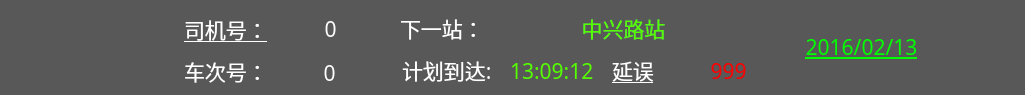
   <widget class="QFrame" name="frame_top">
    <property name="geometry">
     <rect>
      <x>0</x>
      <y>0</y>
      <width>1025</width>
      <height>95</height>
     </rect>
    </property>
    <property name="palette">
     <palette>
      <active>
       <colorrole role="WindowText">
        <brush brushstyle="SolidPattern">
         <color alpha="255">
          <red>255</red>
          <green>255</green>
          <blue>255</blue>
         </color>
        </brush>
       </colorrole>
       <colorrole role="Button">
        <brush brushstyle="SolidPattern">
         <color alpha="255">
          <red>88</red>
          <green>88</green>
          <blue>88</blue>
         </color>
        </brush>
       </colorrole>
       <colorrole role="Light">
        <brush brushstyle="SolidPattern">
         <color alpha="255">
          <red>132</red>
          <green>132</green>
          <blue>132</blue>
         </color>
        </brush>
       </colorrole>
       <colorrole role="Midlight">
        <brush brushstyle="SolidPattern">
         <color alpha="255">
          <red>110</red>
          <green>110</green>
          <blue>110</blue>
         </color>
        </brush>
       </colorrole>
       <colorrole role="Dark">
        <brush brushstyle="SolidPattern">
         <color alpha="255">
          <red>44</red>
          <green>44</green>
          <blue>44</blue>
         </color>
        </brush>
       </colorrole>
       <colorrole role="Mid">
        <brush brushstyle="SolidPattern">
         <color alpha="255">
          <red>58</red>
          <green>58</green>
          <blue>58</blue>
         </color>
        </brush>
       </colorrole>
       <colorrole role="Text">
        <brush brushstyle="SolidPattern">
         <color alpha="255">
          <red>255</red>
          <green>255</green>
          <blue>255</blue>
         </color>
        </brush>
       </colorrole>
       <colorrole role="BrightText">
        <brush brushstyle="SolidPattern">
         <color alpha="255">
          <red>255</red>
          <green>255</green>
          <blue>255</blue>
         </color>
        </brush>
       </colorrole>
       <colorrole role="ButtonText">
        <brush brushstyle="SolidPattern">
         <color alpha="255">
          <red>255</red>
          <green>255</green>
          <blue>255</blue>
         </color>
        </brush>
       </colorrole>
       <colorrole role="Base">
        <brush brushstyle="SolidPattern">
         <color alpha="255">
          <red>0</red>
          <green>0</green>
          <blue>0</blue>
         </color>
        </brush>
       </colorrole>
       <colorrole role="Window">
        <brush brushstyle="SolidPattern">
         <color alpha="255">
          <red>88</red>
          <green>88</green>
          <blue>88</blue>
         </color>
        </brush>
       </colorrole>
       <colorrole role="Shadow">
        <brush brushstyle="SolidPattern">
         <color alpha="255">
          <red>0</red>
          <green>0</green>
          <blue>0</blue>
         </color>
        </brush>
       </colorrole>
       <colorrole role="AlternateBase">
        <brush brushstyle="SolidPattern">
         <color alpha="255">
          <red>44</red>
          <green>44</green>
          <blue>44</blue>
         </color>
        </brush>
       </colorrole>
       <colorrole role="ToolTipBase">
        <brush brushstyle="SolidPattern">
         <color alpha="255">
          <red>255</red>
          <green>255</green>
          <blue>220</blue>
         </color>
        </brush>
       </colorrole>
       <colorrole role="ToolTipText">
        <brush brushstyle="SolidPattern">
         <color alpha="255">
          <red>0</red>
          <green>0</green>
          <blue>0</blue>
         </color>
        </brush>
       </colorrole>
      </active>
      <inactive>
       <colorrole role="WindowText">
        <brush brushstyle="SolidPattern">
         <color alpha="255">
          <red>255</red>
          <green>255</green>
          <blue>255</blue>
         </color>
        </brush>
       </colorrole>
       <colorrole role="Button">
        <brush brushstyle="SolidPattern">
         <color alpha="255">
          <red>88</red>
          <green>88</green>
          <blue>88</blue>
         </color>
        </brush>
       </colorrole>
       <colorrole role="Light">
        <brush brushstyle="SolidPattern">
         <color alpha="255">
          <red>132</red>
          <green>132</green>
          <blue>132</blue>
         </color>
        </brush>
       </colorrole>
       <colorrole role="Midlight">
        <brush brushstyle="SolidPattern">
         <color alpha="255">
          <red>110</red>
          <green>110</green>
          <blue>110</blue>
         </color>
        </brush>
       </colorrole>
       <colorrole role="Dark">
        <brush brushstyle="SolidPattern">
         <color alpha="255">
          <red>44</red>
          <green>44</green>
          <blue>44</blue>
         </color>
        </brush>
       </colorrole>
       <colorrole role="Mid">
        <brush brushstyle="SolidPattern">
         <color alpha="255">
          <red>58</red>
          <green>58</green>
          <blue>58</blue>
         </color>
        </brush>
       </colorrole>
       <colorrole role="Text">
        <brush brushstyle="SolidPattern">
         <color alpha="255">
          <red>255</red>
          <green>255</green>
          <blue>255</blue>
         </color>
        </brush>
       </colorrole>
       <colorrole role="BrightText">
        <brush brushstyle="SolidPattern">
         <color alpha="255">
          <red>255</red>
          <green>255</green>
          <blue>255</blue>
         </color>
        </brush>
       </colorrole>
       <colorrole role="ButtonText">
        <brush brushstyle="SolidPattern">
         <color alpha="255">
          <red>255</red>
          <green>255</green>
          <blue>255</blue>
         </color>
        </brush>
       </colorrole>
       <colorrole role="Base">
        <brush brushstyle="SolidPattern">
         <color alpha="255">
          <red>0</red>
          <green>0</green>
          <blue>0</blue>
         </color>
        </brush>
       </colorrole>
       <colorrole role="Window">
        <brush brushstyle="SolidPattern">
         <color alpha="255">
          <red>88</red>
          <green>88</green>
          <blue>88</blue>
         </color>
        </brush>
       </colorrole>
       <colorrole role="Shadow">
        <brush brushstyle="SolidPattern">
         <color alpha="255">
          <red>0</red>
          <green>0</green>
          <blue>0</blue>
         </color>
        </brush>
       </colorrole>
       <colorrole role="AlternateBase">
        <brush brushstyle="SolidPattern">
         <color alpha="255">
          <red>44</red>
          <green>44</green>
          <blue>44</blue>
         </color>
        </brush>
       </colorrole>
       <colorrole role="ToolTipBase">
        <brush brushstyle="SolidPattern">
         <color alpha="255">
          <red>255</red>
          <green>255</green>
          <blue>220</blue>
         </color>
        </brush>
       </colorrole>
       <colorrole role="ToolTipText">
        <brush brushstyle="SolidPattern">
         <color alpha="255">
          <red>0</red>
          <green>0</green>
          <blue>0</blue>
         </color>
        </brush>
       </colorrole>
      </inactive>
      <disabled>
       <colorrole role="WindowText">
        <brush brushstyle="SolidPattern">
         <color alpha="255">
          <red>44</red>
          <green>44</green>
          <blue>44</blue>
         </color>
        </brush>
       </colorrole>
       <colorrole role="Button">
        <brush brushstyle="SolidPattern">
         <color alpha="255">
          <red>88</red>
          <green>88</green>
          <blue>88</blue>
         </color>
        </brush>
       </colorrole>
       <colorrole role="Light">
        <brush brushstyle="SolidPattern">
         <color alpha="255">
          <red>132</red>
          <green>132</green>
          <blue>132</blue>
         </color>
        </brush>
       </colorrole>
       <colorrole role="Midlight">
        <brush brushstyle="SolidPattern">
         <color alpha="255">
          <red>110</red>
          <green>110</green>
          <blue>110</blue>
         </color>
        </brush>
       </colorrole>
       <colorrole role="Dark">
        <brush brushstyle="SolidPattern">
         <color alpha="255">
          <red>44</red>
          <green>44</green>
          <blue>44</blue>
         </color>
        </brush>
       </colorrole>
       <colorrole role="Mid">
        <brush brushstyle="SolidPattern">
         <color alpha="255">
          <red>58</red>
          <green>58</green>
          <blue>58</blue>
         </color>
        </brush>
       </colorrole>
       <colorrole role="Text">
        <brush brushstyle="SolidPattern">
         <color alpha="255">
          <red>44</red>
          <green>44</green>
          <blue>44</blue>
         </color>
        </brush>
       </colorrole>
       <colorrole role="BrightText">
        <brush brushstyle="SolidPattern">
         <color alpha="255">
          <red>255</red>
          <green>255</green>
          <blue>255</blue>
         </color>
        </brush>
       </colorrole>
       <colorrole role="ButtonText">
        <brush brushstyle="SolidPattern">
         <color alpha="255">
          <red>44</red>
          <green>44</green>
          <blue>44</blue>
         </color>
        </brush>
       </colorrole>
       <colorrole role="Base">
        <brush brushstyle="SolidPattern">
         <color alpha="255">
          <red>88</red>
          <green>88</green>
          <blue>88</blue>
         </color>
        </brush>
       </colorrole>
       <colorrole role="Window">
        <brush brushstyle="SolidPattern">
         <color alpha="255">
          <red>88</red>
          <green>88</green>
          <blue>88</blue>
         </color>
        </brush>
       </colorrole>
       <colorrole role="Shadow">
        <brush brushstyle="SolidPattern">
         <color alpha="255">
          <red>0</red>
          <green>0</green>
          <blue>0</blue>
         </color>
        </brush>
       </colorrole>
       <colorrole role="AlternateBase">
        <brush brushstyle="SolidPattern">
         <color alpha="255">
          <red>88</red>
          <green>88</green>
          <blue>88</blue>
         </color>
        </brush>
       </colorrole>
       <colorrole role="ToolTipBase">
        <brush brushstyle="SolidPattern">
         <color alpha="255">
          <red>255</red>
          <green>255</green>
          <blue>220</blue>
         </color>
        </brush>
       </colorrole>
       <colorrole role="ToolTipText">
        <brush brushstyle="SolidPattern">
         <color alpha="255">
          <red>0</red>
          <green>0</green>
          <blue>0</blue>
         </color>
        </brush>
       </colorrole>
      </disabled>
     </palette>
    </property>
    <property name="autoFillBackground">
     <bool>true</bool>
    </property>
    <property name="frameShape">
     <enum>QFrame::Panel</enum>
    </property>
    <property name="frameShadow">
     <enum>QFrame::Plain</enum>
    </property>
    <property name="lineWidth">
     <number>0</number>
    </property>
    <widget class="QLabel" name="pic_namelogo">
     <property name="geometry">
      <rect>
       <x>18</x>
       <y>16</y>
       <width>64</width>
       <height>64</height>
      </rect>
     </property>
     <property name="text">
      <string/>
     </property>
     <property name="pixmap">
      <pixmap>res/Casco_Logo_48.png</pixmap>
     </property>
     <property name="scaledContents">
      <bool>true</bool>
     </property>
     <property name="wordWrap">
      <bool>false</bool>
     </property>
    </widget>
    <widget class="QLabel" name="lbl_namedriverid">
     <property name="geometry">
      <rect>
       <x>184</x>
       <y>15</y>
       <width>84</width>
       <height>28</height>
      </rect>
     </property>
     <property name="font">
      <font>
       <family>微软雅黑</family>
       <pointsize>16</pointsize>
       <underline>true</underline>
      </font>
     </property>
     <property name="text">
      <string>司机号：</string>
     </property>
     <property name="scaledContents">
      <bool>false</bool>
     </property>
    </widget>
    <widget class="QLabel" name="lbl_nameserviceid">
     <property name="geometry">
      <rect>
       <x>184</x>
       <y>57</y>
       <width>84</width>
       <height>28</height>
      </rect>
     </property>
     <property name="font">
      <font>
       <family>微软雅黑</family>
       <pointsize>16</pointsize>
      </font>
     </property>
     <property name="text">
      <string>车次号：</string>
     </property>
     <property name="scaledContents">
      <bool>false</bool>
     </property>
    </widget>
    <widget class="QLabel" name="lbl_serviceid">
     <property name="geometry">
      <rect>
       <x>269</x>
       <y>60</y>
       <width>121</width>
       <height>25</height>
      </rect>
     </property>
     <property name="font">
      <font>
       <family>微软雅黑</family>
       <pointsize>16</pointsize>
      </font>
     </property>
     <property name="text">
      <string>0</string>
     </property>
     <property name="scaledContents">
      <bool>false</bool>
     </property>
     <property name="alignment">
      <set>Qt::AlignCenter</set>
     </property>
    </widget>
    <widget class="QLabel" name="pic_key">
     <property name="geometry">
      <rect>
       <x>94</x>
       <y>18</y>
       <width>64</width>
       <height>64</height>
      </rect>
     </property>
     <property name="text">
      <string/>
     </property>
     <property name="pixmap">
      <pixmap>res/key.png</pixmap>
     </property>
     <property name="scaledContents">
      <bool>true</bool>
     </property>
     <property name="wordWrap">
      <bool>false</bool>
     </property>
    </widget>
    <widget class="QLabel" name="lbl_driverid">
     <property name="geometry">
      <rect>
       <x>268</x>
       <y>16</y>
       <width>125</width>
       <height>25</height>
      </rect>
     </property>
     <property name="font">
      <font>
       <family>微软雅黑</family>
       <pointsize>16</pointsize>
      </font>
     </property>
     <property name="text">
      <string>0</string>
     </property>
     <property name="scaledContents">
      <bool>false</bool>
     </property>
     <property name="alignment">
      <set>Qt::AlignCenter</set>
     </property>
    </widget>
    <widget class="QLabel" name="lbl_date">
     <property name="geometry">
      <rect>
       <x>774</x>
       <y>10</y>
       <width>175</width>
       <height>73</height>
      </rect>
     </property>
     <property name="palette">
      <palette>
       <active>
        <colorrole role="WindowText">
         <brush brushstyle="SolidPattern">
          <color alpha="255">
           <red>0</red>
           <green>255</green>
           <blue>0</blue>
          </color>
         </brush>
        </colorrole>
       </active>
       <inactive>
        <colorrole role="WindowText">
         <brush brushstyle="SolidPattern">
          <color alpha="255">
           <red>0</red>
           <green>255</green>
           <blue>0</blue>
          </color>
         </brush>
        </colorrole>
       </inactive>
       <disabled>
        <colorrole role="WindowText">
         <brush brushstyle="SolidPattern">
          <color alpha="255">
           <red>26</red>
           <green>26</green>
           <blue>26</blue>
          </color>
         </brush>
        </colorrole>
       </disabled>
      </palette>
     </property>
     <property name="font">
      <font>
       <family>微软雅黑</family>
       <pointsize>16</pointsize>
       <underline>true</underline>
      </font>
     </property>
     <property name="text">
      <string>2016/02/13</string>
     </property>
     <property name="scaledContents">
      <bool>false</bool>
     </property>
     <property name="alignment">
      <set>Qt::AlignCenter</set>
     </property>
    </widget>
    <widget class="QLabel" name="lbl_nextstaid">
     <property name="geometry">
      <rect>
       <x>482</x>
       <y>15</y>
       <width>283</width>
       <height>25</height>
      </rect>
     </property>
     <property name="palette">
      <palette>
       <active>
        <colorrole role="WindowText">
         <brush brushstyle="SolidPattern">
          <color alpha="255">
           <red>85</red>
           <green>255</green>
           <blue>0</blue>
          </color>
         </brush>
        </colorrole>
       </active>
       <inactive>
        <colorrole role="WindowText">
         <brush brushstyle="SolidPattern">
          <color alpha="255">
           <red>85</red>
           <green>255</green>
           <blue>0</blue>
          </color>
         </brush>
        </colorrole>
       </inactive>
       <disabled>
        <colorrole role="WindowText">
         <brush brushstyle="SolidPattern">
          <color alpha="255">
           <red>25</red>
           <green>25</green>
           <blue>25</blue>
          </color>
         </brush>
        </colorrole>
       </disabled>
      </palette>
     </property>
     <property name="font">
      <font>
       <family>微软雅黑</family>
       <pointsize>16</pointsize>
      </font>
     </property>
     <property name="text">
      <string>中兴路站</string>
     </property>
     <property name="alignment">
      <set>Qt::AlignCenter</set>
     </property>
    </widget>
    <widget class="QLabel" name="lbl_namenextstaid">
     <property name="geometry">
      <rect>
       <x>400</x>
       <y>14</y>
       <width>84</width>
       <height>28</height>
      </rect>
     </property>
     <property name="palette">
      <palette>
       <active>
        <colorrole role="WindowText">
         <brush brushstyle="SolidPattern">
          <color alpha="255">
           <red>255</red>
           <green>255</green>
           <blue>255</blue>
          </color>
         </brush>
        </colorrole>
       </active>
       <inactive>
        <colorrole role="WindowText">
         <brush brushstyle="SolidPattern">
          <color alpha="255">
           <red>255</red>
           <green>255</green>
           <blue>255</blue>
          </color>
         </brush>
        </colorrole>
       </inactive>
       <disabled>
        <colorrole role="WindowText">
         <brush brushstyle="SolidPattern">
          <color alpha="255">
           <red>25</red>
           <green>25</green>
           <blue>25</blue>
          </color>
         </brush>
        </colorrole>
       </disabled>
      </palette>
     </property>
     <property name="font">
      <font>
       <family>微软雅黑</family>
       <pointsize>16</pointsize>
      </font>
     </property>
     <property name="text">
      <string>下一站：</string>
     </property>
    </widget>
    <widget class="QLabel" name="lbl_arrtime">
     <property name="geometry">
      <rect>
       <x>510</x>
       <y>58</y>
       <width>95</width>
       <height>25</height>
      </rect>
     </property>
     <property name="palette">
      <palette>
       <active>
        <colorrole role="WindowText">
         <brush brushstyle="SolidPattern">
          <color alpha="255">
           <red>85</red>
           <green>255</green>
           <blue>0</blue>
          </color>
         </brush>
        </colorrole>
       </active>
       <inactive>
        <colorrole role="WindowText">
         <brush brushstyle="SolidPattern">
          <color alpha="255">
           <red>85</red>
           <green>255</green>
           <blue>0</blue>
          </color>
         </brush>
        </colorrole>
       </inactive>
       <disabled>
        <colorrole role="WindowText">
         <brush brushstyle="SolidPattern">
          <color alpha="255">
           <red>25</red>
           <green>25</green>
           <blue>25</blue>
          </color>
         </brush>
        </colorrole>
       </disabled>
      </palette>
     </property>
     <property name="font">
      <font>
       <family>微软雅黑</family>
       <pointsize>16</pointsize>
      </font>
     </property>
     <property name="text">
      <string>13:09:12</string>
     </property>
    </widget>
    <widget class="QLabel" name="lbl_namearrtime">
     <property name="geometry">
      <rect>
       <x>402</x>
       <y>56</y>
       <width>105</width>
       <height>28</height>
      </rect>
     </property>
     <property name="palette">
      <palette>
       <active>
        <colorrole role="WindowText">
         <brush brushstyle="SolidPattern">
          <color alpha="255">
           <red>255</red>
           <green>255</green>
           <blue>255</blue>
          </color>
         </brush>
        </colorrole>
       </active>
       <inactive>
        <colorrole role="WindowText">
         <brush brushstyle="SolidPattern">
          <color alpha="255">
           <red>255</red>
           <green>255</green>
           <blue>255</blue>
          </color>
         </brush>
        </colorrole>
       </inactive>
       <disabled>
        <colorrole role="WindowText">
         <brush brushstyle="SolidPattern">
          <color alpha="255">
           <red>25</red>
           <green>25</green>
           <blue>25</blue>
          </color>
         </brush>
        </colorrole>
       </disabled>
      </palette>
     </property>
     <property name="font">
      <font>
       <family>微软雅黑</family>
       <pointsize>16</pointsize>
      </font>
     </property>
     <property name="text">
      <string>计划到达:</string>
     </property>
    </widget>
    <widget class="QLabel" name="lbl_namedelay">
     <property name="geometry">
      <rect>
       <x>612</x>
       <y>56</y>
       <width>49</width>
       <height>28</height>
      </rect>
     </property>
     <property name="palette">
      <palette>
       <active>
        <colorrole role="WindowText">
         <brush brushstyle="SolidPattern">
          <color alpha="255">
           <red>255</red>
           <green>255</green>
           <blue>255</blue>
          </color>
         </brush>
        </colorrole>
       </active>
       <inactive>
        <colorrole role="WindowText">
         <brush brushstyle="SolidPattern">
          <color alpha="255">
           <red>255</red>
           <green>255</green>
           <blue>255</blue>
          </color>
         </brush>
        </colorrole>
       </inactive>
       <disabled>
        <colorrole role="WindowText">
         <brush brushstyle="SolidPattern">
          <color alpha="255">
           <red>25</red>
           <green>25</green>
           <blue>25</blue>
          </color>
         </brush>
        </colorrole>
       </disabled>
      </palette>
     </property>
     <property name="font">
      <font>
       <family>微软雅黑</family>
       <pointsize>16</pointsize>
       <underline>true</underline>
      </font>
     </property>
     <property name="text">
      <string>延误</string>
     </property>
    </widget>
    <widget class="QLabel" name="lbl_delay">
     <property name="geometry">
      <rect>
       <x>660</x>
       <y>58</y>
       <width>137</width>
       <height>25</height>
      </rect>
     </property>
     <property name="palette">
      <palette>
       <active>
        <colorrole role="WindowText">
         <brush brushstyle="SolidPattern">
          <color alpha="255">
           <red>255</red>
           <green>0</green>
           <blue>0</blue>
          </color>
         </brush>
        </colorrole>
       </active>
       <inactive>
        <colorrole role="WindowText">
         <brush brushstyle="SolidPattern">
          <color alpha="255">
           <red>255</red>
           <green>0</green>
           <blue>0</blue>
          </color>
         </brush>
        </colorrole>
       </inactive>
       <disabled>
        <colorrole role="WindowText">
         <brush brushstyle="SolidPattern">
          <color alpha="255">
           <red>25</red>
           <green>25</green>
           <blue>25</blue>
          </color>
         </brush>
        </colorrole>
       </disabled>
      </palette>
     </property>
     <property name="font">
      <font>
       <family>微软雅黑</family>
       <pointsize>16</pointsize>
      </font>
     </property>
     <property name="text">
      <string>999</string>
     </property>
     <property name="alignment">
      <set>Qt::AlignCenter</set>
     </property>
    </widget>
    <widget class="QLabel" name="btn_mute">
     <property name="geometry">
      <rect>
       <x>950</x>
       <y>16</y>
       <width>64</width>
       <height>64</height>
      </rect>
     </property>
     <property name="autoFillBackground">
      <bool>true</bool>
     </property>
     <property name="text">
      <string/>
     </property>
     <property name="pixmap">
      <pixmap>res/Sound.png</pixmap>
     </property>
     <property name="scaledContents">
      <bool>true</bool>
     </property>
     <property name="wordWrap">
      <bool>false</bool>
     </property>
    </widget>
   </widget>
